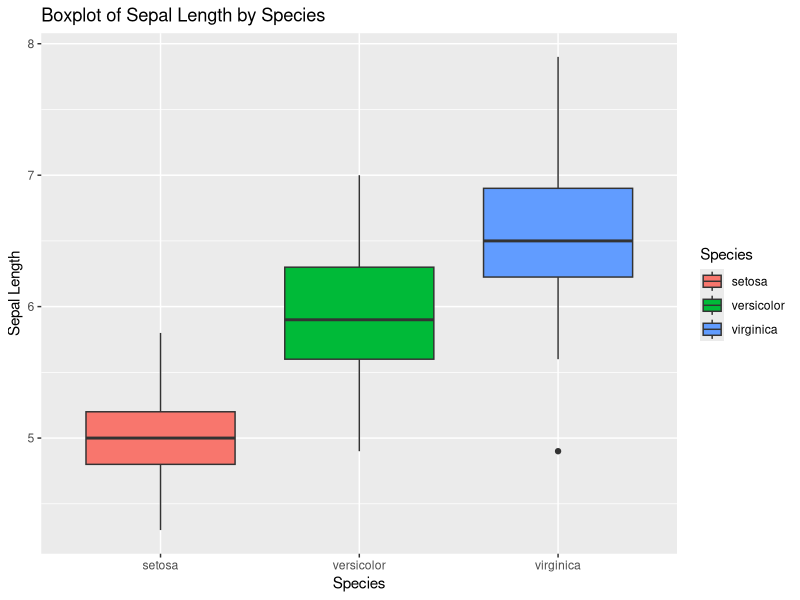
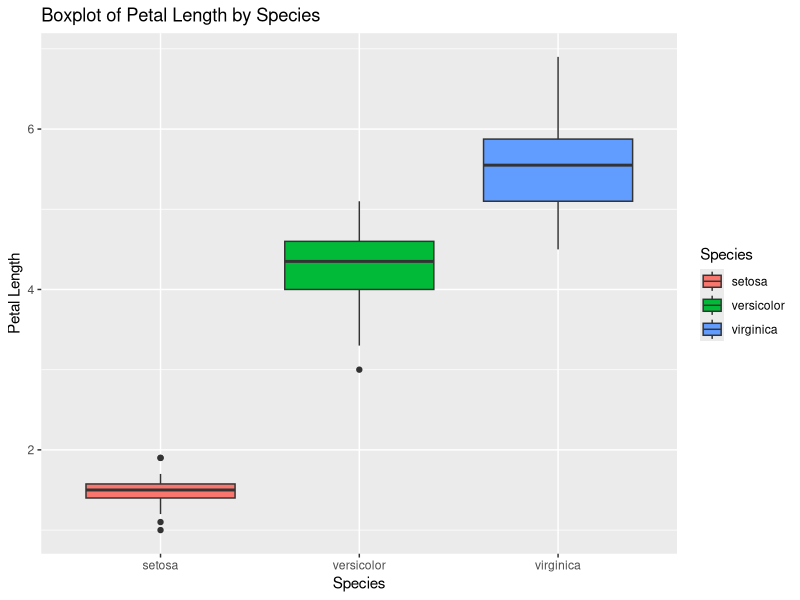
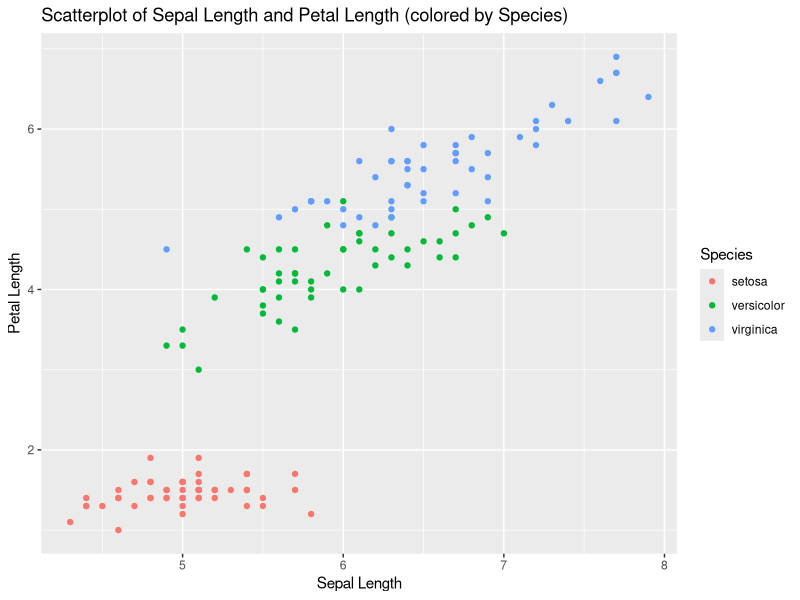

Generate these figures, in order, with R:
install.packages("ggplot2")

library(ggplot2)


data(iris)


ggplot(iris, aes(x = Species, y = Sepal.Length, fill = Species)) +
  geom_boxplot() +
  labs(x = "Species", y = "Sepal Length") +
  ggtitle("Boxplot of Sepal Length by Species")

ggplot(iris, aes(x = Species, y = Petal.Length, fill = Species)) +
  geom_boxplot() +
  labs(x = "Species", y = "Petal Length") +
  ggtitle("Boxplot of Petal Length by Species")


ggplot(iris, aes(x = Sepal.Length, y = Petal.Length, color = Species)) +
  geom_point() +
  labs(x = "Sepal Length", y = "Petal Length") +
  ggtitle("Scatterplot of Sepal Length and Petal Length (colored by Species)")
